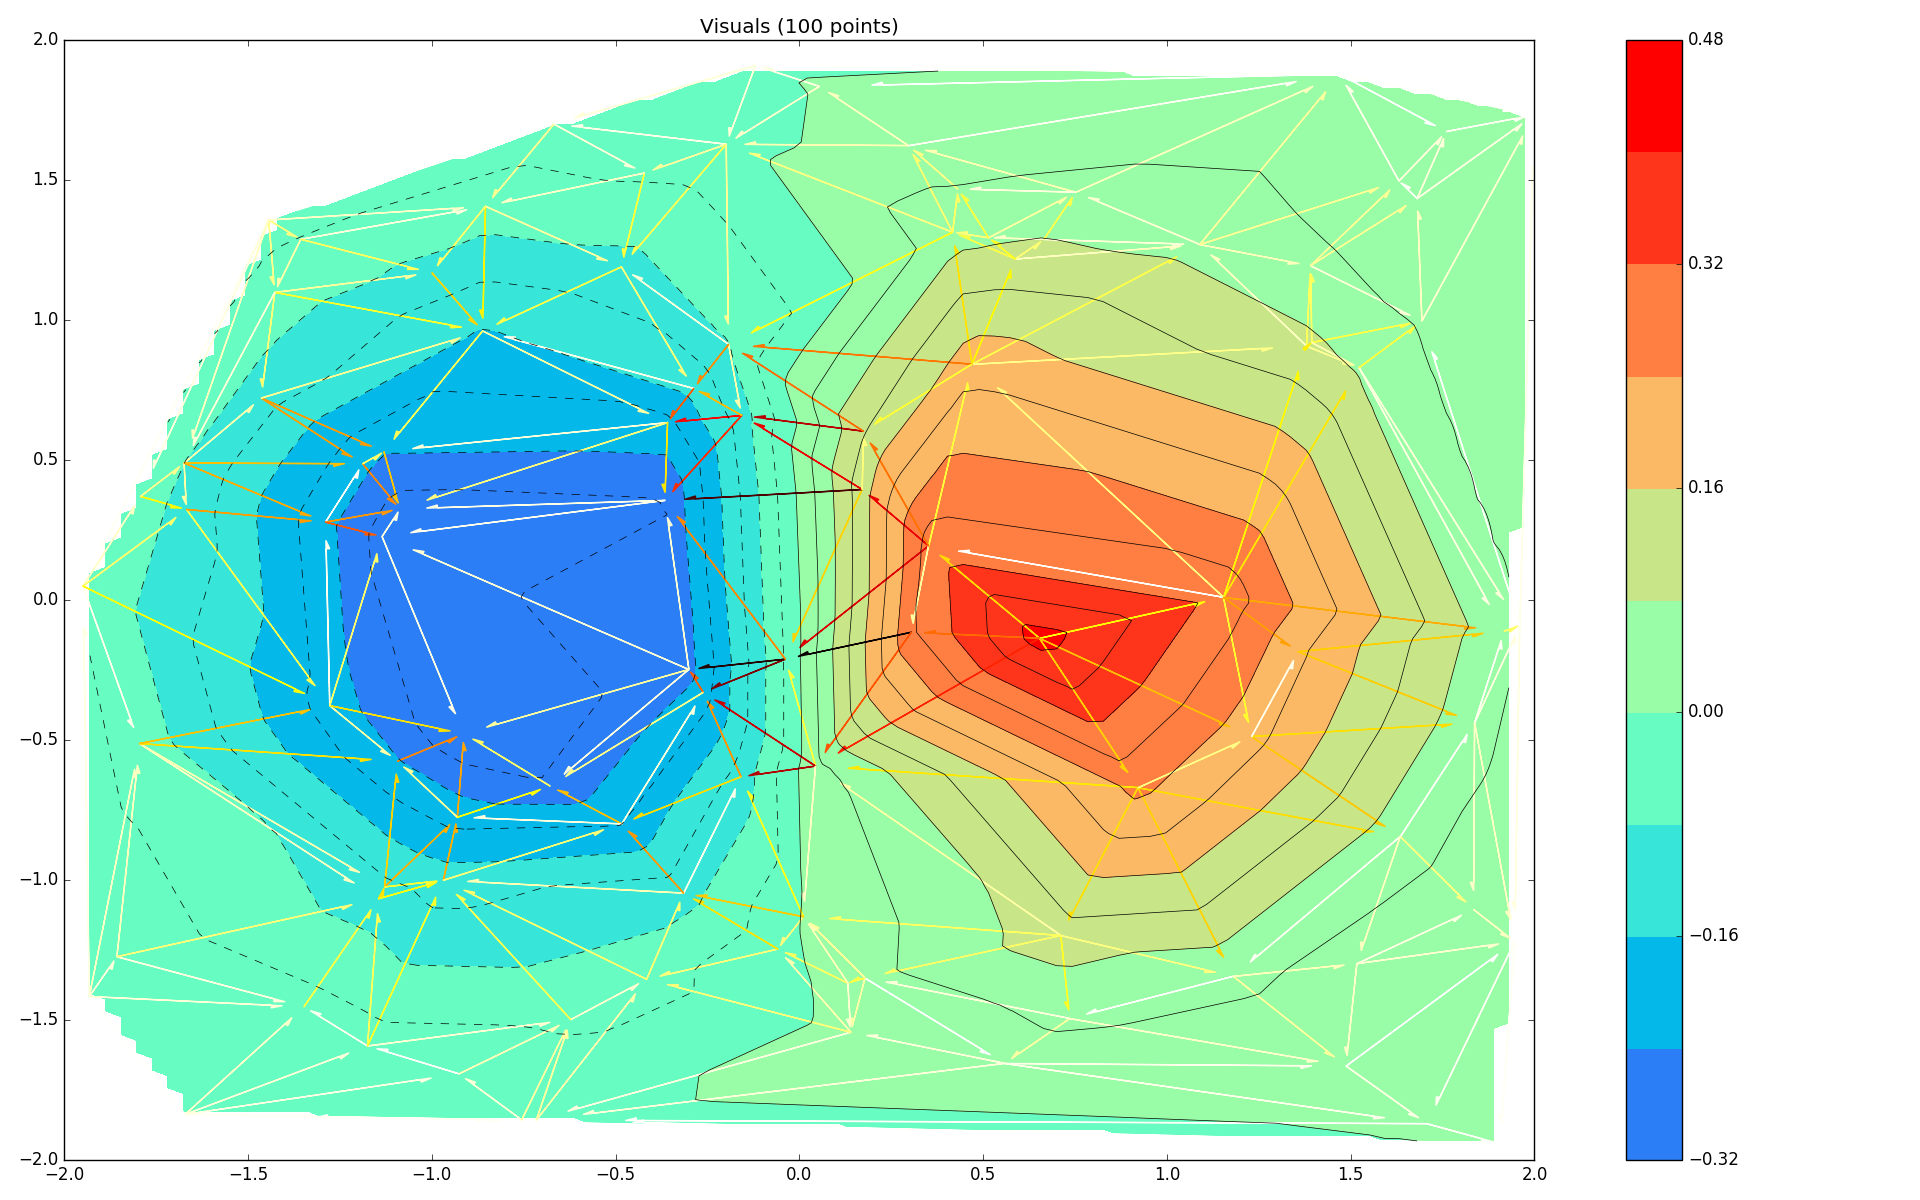

Write the Python code that produced this figure.
import sys
from numpy.random import uniform, seed
from matplotlib.mlab import griddata
import matplotlib.pyplot as plt
import matplotlib.colors as colors
import matplotlib.cm as cmx
import numpy as np
from scipy.spatial import Delaunay
from DemNets import *

norm  = colors.Normalize(vmin = 0, vmax = 1)
sccm = cmx.ScalarMappable(norm = norm, cmap = plt.cm.hot_r)

# point cloud data
#seed(0)
npts = 100
x = uniform(-2, 2, npts)
y = uniform(-2, 2, npts)
z = x*np.exp(-x**2 - y**2)
tri = Delaunay(np.transpose((x, y)))
net = FlowNetwork(z, tri.simplices.astype('uint32'))
slp = Slopes(x, y, z, net)
slp = slp.astype('float') / slp.max()

# grid data for visualisation
xi = np.linspace(-2.1, 2.1, 100)
yi = np.linspace(-2.1, 2.1, 200)
zi = griddata(x, y, z, xi, yi, interp = 'linear')
zimax = abs(zi).max()

# figure
plt.figure(1, (19.2, 12))
plt.contour(xi, yi, zi, 20, linewidths = 0.5, colors = 'k')
plt.contourf(xi, yi, zi, 10, cmap = plt.cm.rainbow,
             vmax=zimax, vmin=-zimax)
plt.colorbar()
#plt.scatter(x, y, marker = 'o', c = 'b', s = 5)

for i in xrange(npts):
    for k in xrange(net[i], net[i+1]):
        j = net[k]
        dx = (x[j] - x[i]) * 0.9
        dy = (y[j] - y[i]) * 0.9
        plt.arrow(x[i], y[i], dx, dy,
                  length_includes_head = True, shape = 'left',
                  color = sccm.to_rgba(slp[k]))

plt.xlim(-2, 2)
plt.ylim(-2, 2)
plt.title('Visuals (%d points)' % npts)
plt.tight_layout()
plt.savefig('%s.png' % sys.argv[0][:-3])
